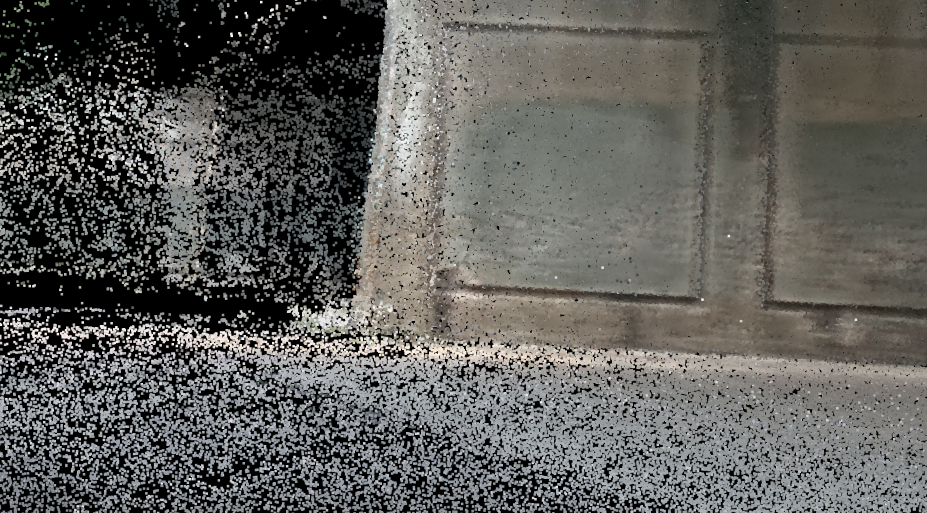
#> input picture image1.png, 1853 x 1025 px (shown at 1/2 size)
$ python -i projection.py   (imports and definitions only)   (older library calls are emulated)
#> lines starting #> are read from the running program, lines starting #| are printed output that depends on the picture; after the words box and inside, x2 and y2 are one past the last pixel; in counts of white or black regions, pixels touching at a corner belong together
import cv2
from PIL import Image
import numpy as np
# from shapely import Polygon

# from loader import *
import copy
from scipy.spatial.transform import Rotation
from .render_depthmap import VisOpen3D
import sys
try:
    import open3d as o3d
except:
    pass

# [527 lines left out: functions calc_centroid, calc_gnd_plane, slice_pc, create_plan_view, binary_image, colored_image and 10 more, not called in this run]

def euler2quat(rot):
    R = Rotation.from_euler("zyx", rot)
    return R.as_quat()


# [57 lines left out: functions pose2vecs, T_inv, arr_to_list_of_tuples, check_visible, not called in this run]


def fit_bb_2d(im_bw):
    """
    Fits a bounding box to a binary image
    :param im_bw: binary image
    :return: x1, y1, x2, y2, cx, cy, dx, dy, h, w
    """

    # fit bounding xyxy form
    true_pxls = np.argwhere(im_bw)
    # get the height and width of the image
    (h, w) = im_bw.shape[:2]
    # calculate the bounding box in xyxy
    x1, y1, x2, y2 = (
        true_pxls[:, 1].min(),
        true_pxls[:, 0].min(),
        true_pxls[:, 1].max(),
        true_pxls[:, 0].max(),
    )
    # calculate the delta in x and y in pixel units
    dx = x2 - x1
    dy = y2 - y1
    # calculate the centroid the bounding box
    cx = x1 + dx / 2
    cy = y1 + dy / 2
    # return lots of values
    return x1, y1, x2, y2, cx, cy, dx, dy, h, w


def find_homography(im):
    """
    Takes the outline of the projected plan image and finds a homography that
    maximizes the resolution in the image
    :param im_gray:
    :return: the homography matrix and the ccw rotation angle
    """
    # convert grayscale image to binary
    if im.ndim == 3:
        im_gray = cv2.cvtColor(im, cv2.COLOR_BGR2GRAY)
    else:
        im_gray = im
    (thresh, im_bw) = cv2.threshold(
        im_gray, 128, 255, cv2.THRESH_BINARY | cv2.THRESH_OTSU
    )

    # get initial bounding box
    x1, y1, x2, y2, cx, cy, dx, dy, h, w = fit_bb_2d(im_bw)
    # save the best size of the bounding bbox (minimize this value)
    best_size = dx * dy
    # save the rotation matrix (should be zero rotational matrix)
    best_M = cv2.getRotationMatrix2D((cx, cy), 0, 1)
    x1_best, y1_best, x2_best, y2_best = x1, y1, x2, y2
    angle_i = 0

    # loop through rotations (a minimum should be achieved within 90 degrees)
    # there might be an early stop condition... (i.e., when i > 45, dx*dy > best_size then break)
    # rotations are CCW

    # Initialize dx_best dy_best
    M = cv2.getRotationMatrix2D((cx, cy), 0, 1)
    im_rot = cv2.warpAffine(im_bw, M, (w, h))
    x1_best, y1_best, x2_best, y2_best, _, _, dx_best, dy_best, _, _ = fit_bb_2d(
        im_rot
    )

    for i in range(0, 90):
        M = cv2.getRotationMatrix2D((cx, cy), i, 1)
        im_rot = cv2.warpAffine(im_bw, M, (w, h))
        x1, y1, x2, y2, _, _, dx, dy, _, _ = fit_bb_2d(im_rot)
        if dx * dy < best_size:
            best_size = dx * dy
            best_M = M
            x1_best, y1_best, x2_best, y2_best, dx_best, dy_best = (
                x1,
                y1,
                x2,
                y2,
                dx,
                dy,
            )
            angle_i = i
        elif i > 45 and dx * dy > best_size:
            break
        else:
            continue

    # however if dy > dx this means the bounding box is in portrait form
    # so we need to rotate it by 90 degrees ccw more so that dx > dy
    if dy > dx:
        angle_i = angle_i + 90
        best_M = cv2.getRotationMatrix2D((cx, cy), angle_i, 1)
        im_rot = cv2.warpAffine(im_bw, best_M, (w, h))
        x1_best, y1_best, x2_best, y2_best, _, _, dx_best, dy_best, _, _ = fit_bb_2d(
            im_rot
        )

    M_inv = cv2.getRotationMatrix2D((cx, cy), -angle_i, 1)
    points = np.array(
        [
            [x1_best, y1_best],
            [x1_best, y2_best],
            [x2_best, y1_best],
            [x2_best, y2_best],
        ]
    )
    ones = np.ones(shape=(len(points), 1))
    points_ones = np.hstack([points, ones])

    transformed_points = M_inv.dot(points_ones.T).T

    # for point in transformed_points:
    #    im_bw = cv2.circle(im_bw, (int(point[0]), int(point[1])), radius=5, color=(255, 0, 0), thickness=3)

    # optimized for landscape view
    scale_factor = min(w / dx_best, h / dy_best)
    y_buffer = (h - (dy_best * scale_factor)) / 2
    x_buffer = (w - (dx_best * scale_factor)) / 2
    points_dest = np.array(
        [
            [int(x_buffer), int(y_buffer)],
            [int(x_buffer), int(h - y_buffer)],
            [int(w - x_buffer), int(y_buffer)],
            [int(w - x_buffer), int(h - y_buffer)],
        ]
    )

    H, mask = cv2.findHomography(transformed_points, points_dest)
    return H, angle_i


# [20 lines left out: function calculate_area, not called in this run]


# [11 lines of commented-out code are left out]


# [25 lines not run here, left out]

    # save test outputs
    # import cv2
    # cv2.imwrite('test.jpg',I)
    # o3d.io.write_point_cloud('test.pcd',pc)

>>> import cv2
>>> picture = cv2.imread('../../image1.png')
#> picture is the input picture: shape (1025, 1853, 3); mean B, G, R 90.6, 94, 94.5
>>> result = find_homography(picture)
#> in find_homography, `(thresh, im_bw) = cv2.threshold( im_gray, 128, 255, cv2.THRESH_BINARY ..`:
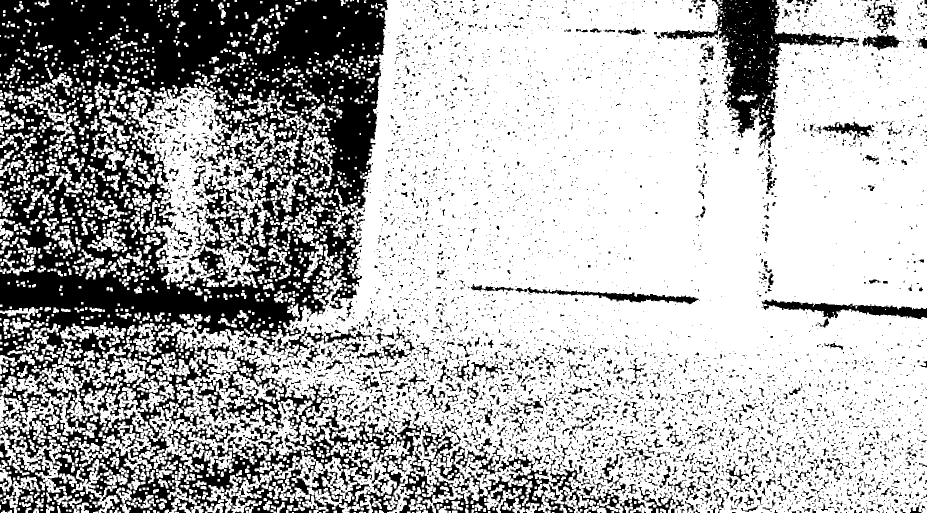
#> im_bw: shape (1025, 1853) (shown at 1/2 size); 69.6% white; 5658 black regions (4744 under 20 px), largest, box (x1, y1, x2, y2) and area: (0, 0, 1167, 1025) 451204, (1321, 0, 1718, 296) 27760, (1523, 599, 1853, 638) 5074
#> in find_homography, `(thresh, im_bw) = cv2.threshold( im_gray, 128, 255, cv2.THRESH_BINARY ..`: thresh = 70
#> in fit_bb_2d, `true_pxls = np.argwhere(im_bw)`: true_pxls = 1322746 pairs, first value 0 to 1024, second value 0 to 1852
#> in fit_bb_2d, `x1, y1, x2, y2 = ( true_pxls[:, 1].min(), true_pxls[:, 0].min(), true_..`: x1 = 0; x2 = 1852; y2 = 1024
#> in fit_bb_2d, `dx = x2 - x1`: dx = 1852
#> in fit_bb_2d, `dy = y2 - y1`: dy = 1024
#> in fit_bb_2d, `cx = x1 + dx / 2`: cx = 926
#> in fit_bb_2d, `cy = y1 + dy / 2`: cy = 512
#> in find_homography, `x1, y1, x2, y2, cx, cy, dx, dy, h, w = fit_bb_2d(im_bw)`: x1 = 0; x2 = 1852; y2 = 1024; cx = 926; cy = 512; dx = 1852; dy = 1024; h = 1025; w = 1853
#> in find_homography, `best_size = dx * dy`: best_size = 1896448
#> in find_homography, `best_M = cv2.getRotationMatrix2D((cx, cy), 0, 1)`: best_M = [[1, 0, 0], [0, 1, 0]]
#> in find_homography, `x1_best, y1_best, x2_best, y2_best = x1, y1, x2, y2`: x1_best = 0; x2_best = 1852; y2_best = 1024
#> in find_homography, `M = cv2.getRotationMatrix2D((cx, cy), 0, 1)`: M = [[1, 0, 0], [0, 1, 0]]
#> in find_homography, `x1_best, y1_best, x2_best, y2_best, _, _, dx_best, dy_best, _, _ = fit..`: dx_best = 1852; dy_best = 1024
#> the loop in find_homography, `for i in range(0, 90):` made 90 passes
#> M on passes 1 to 12: [[1, 0, 0], [0, 1, 0]], [[1, 0.0175, -8.79], [-0.0175, 1, 16.24]], [[0.999, 0.0349, -17.3], [-0.0349, 0.999, 32.63]], [[0.999, 0.0523, -25.53], [-0.0523, 0.999, 49.16]], [[0.998, 0.0698, -33.46], [-0.0698, 0.998, 65.84]], [[0.996, 0.0872, -41.1], [-0.0872, 0.996, 82.65]], [[0.995, 0.105, -48.45], [-0.105, 0.995, 99.6]], [[0.993, 0.122, -55.49], [-0.122, 0.993, 116.7]], [[0.99, 0.139, -62.24], [-0.139, 0.99, 133.9]], [[0.988, 0.156, -68.69], [-0.156, 0.988, 151.2]], [[0.985, 0.174, -74.84], [-0.174, 0.985, 168.6]], [[0.982, 0.191, -80.68], [-0.191, 0.982, 186.1]]
#> pass 2, in find_homography, `im_rot = cv2.warpAffine(im_bw, M, (w, h))`:
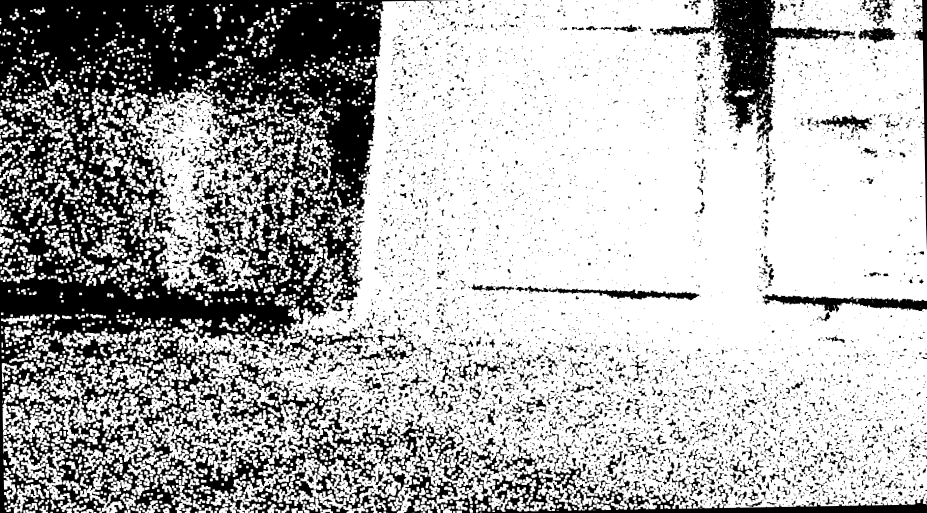
#> im_rot: shape (1025, 1853) (shown at 1/2 size); min 0, max 255, mean 176.1
#> pass 3, in find_homography, `im_rot = cv2.warpAffine(im_bw, M, (w, h))`:
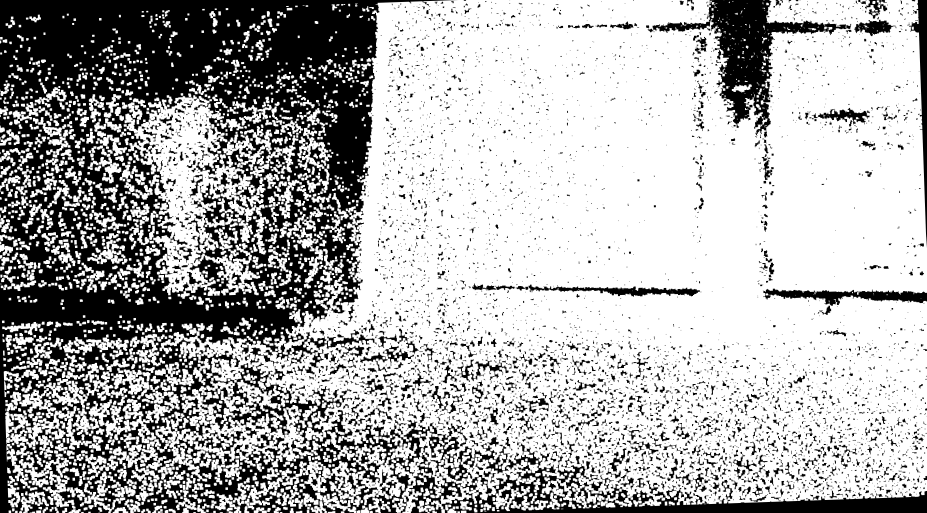
#> im_rot: shape (1025, 1853) (shown at 1/2 size); min 0, max 255, mean 174.5
#> after the loop in find_homography, `for i in range(0, 90):`:
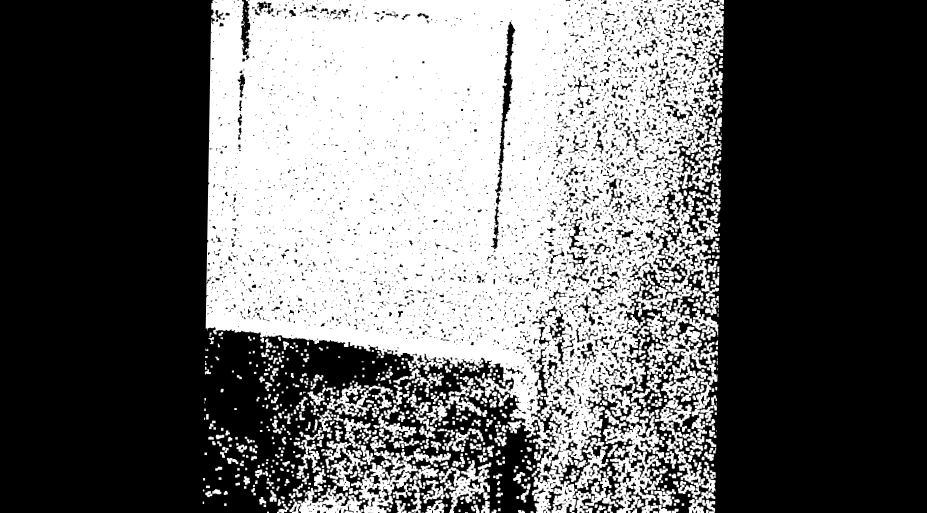
#> im_rot: shape (1025, 1853) (shown at 1/2 size); min 0, max 255, mean 104.9

$ run again, on image2.png
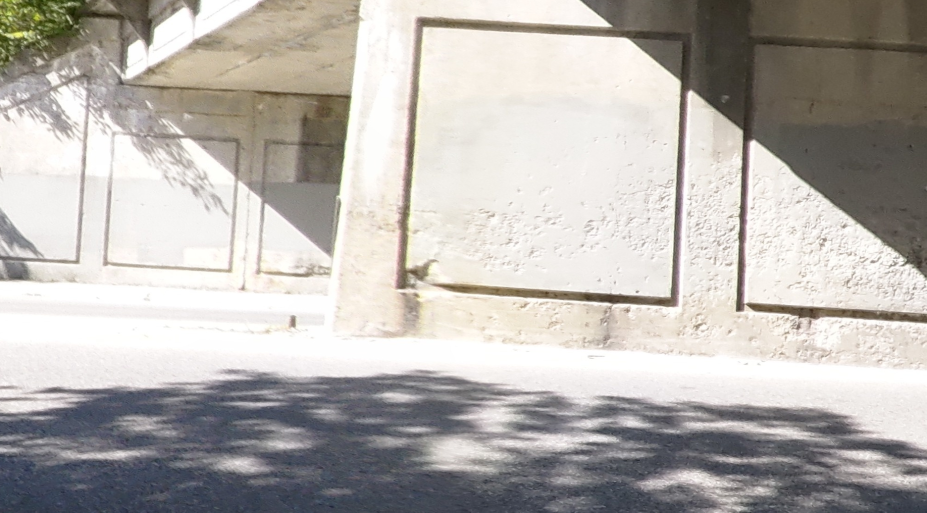
#> input picture image2.png, 1853 x 1025 px (shown at 1/2 size)
#> picture is the input picture: shape (1025, 1853, 3); mean B, G, R 174.9, 179.3, 183.5
#> in find_homography, `(thresh, im_bw) = cv2.threshold( im_gray, 128, 255, cv2.THRESH_BINARY ..`:
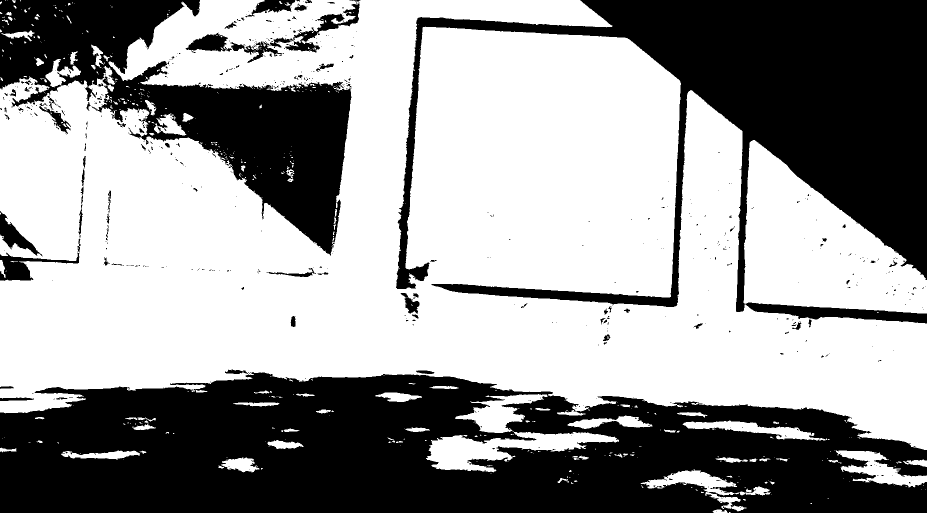
#> im_bw: shape (1025, 1853) (shown at 1/2 size); 59.6% white; 581 black regions (501 under 20 px), largest, box (x1, y1, x2, y2) and area: (0, 744, 1853, 1025) 382323, (792, 0, 1853, 647) 234785, (0, 0, 703, 511) 127934
#> thresh = 167
#> true_pxls = 1131659 pairs, first value 0 to 1024, second value 0 to 1852
#> in fit_bb_2d, `x1, y1, x2, y2 = ( true_pxls[:, 1].min(), true_pxls[:, 0].min(), true_..`: x1 = 0; x2 = 1852; y2 = 1024
#> in fit_bb_2d, `dx = x2 - x1`: dx = 1852
#> in fit_bb_2d, `dy = y2 - y1`: dy = 1024
#> in fit_bb_2d, `cx = x1 + dx / 2`: cx = 926
#> in fit_bb_2d, `cy = y1 + dy / 2`: cy = 512
#> in find_homography, `x1, y1, x2, y2, cx, cy, dx, dy, h, w = fit_bb_2d(im_bw)`: x1 = 0; x2 = 1852; y2 = 1024; cx = 926; cy = 512; dx = 1852; dy = 1024; h = 1025; w = 1853
#> in find_homography, `best_size = dx * dy`: best_size = 1896448
#> in find_homography, `best_M = cv2.getRotationMatrix2D((cx, cy), 0, 1)`: best_M = [[1, 0, 0], [0, 1, 0]]
#> in find_homography, `x1_best, y1_best, x2_best, y2_best = x1, y1, x2, y2`: x1_best = 0; x2_best = 1852; y2_best = 1024
#> in find_homography, `M = cv2.getRotationMatrix2D((cx, cy), 0, 1)`: M = [[1, 0, 0], [0, 1, 0]]
#> in find_homography, `x1_best, y1_best, x2_best, y2_best, _, _, dx_best, dy_best, _, _ = fit..`: dx_best = 1852; dy_best = 1024
#> the loop in find_homography, `for i in range(0, 90):` made 47 passes
#> (y2, dy, cy in fit_bb_2d, best_size, best_M, y2_best, dy_best) on passes 2 to 5: (1016, 1016, 508, 1881632, [[1, 0.0175, -8.79], [-0.0175, 1, 16.24]], 1016, 1016), (1007, 1007, 503.5, 1864964, [[0.999, 0.0349, -17.3], [-0.0349, 0.999, 32.63]], 1007, 1007), (998, 998, 499, 1848296, [[0.999, 0.0523, -25.53], [-0.0523, 0.999, 49.16]], 998, 998), (988, 988, 494, 1829776, [[0.998, 0.0698, -33.46], [-0.0698, 0.998, 65.84]], 988, 988)
#> after the loop in find_homography, `for i in range(0, 90):`:
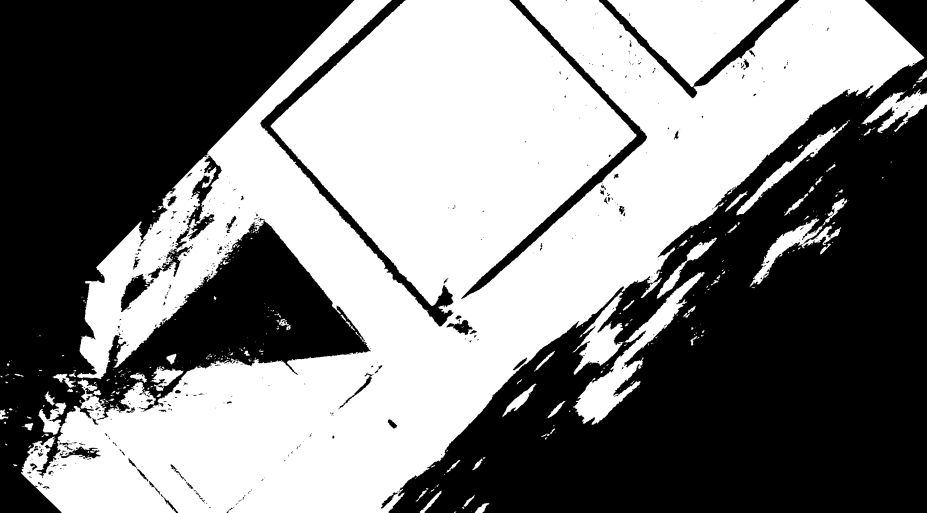
#> im_rot: shape (1025, 1853) (shown at 1/2 size); min 0, max 255, mean 127.5
